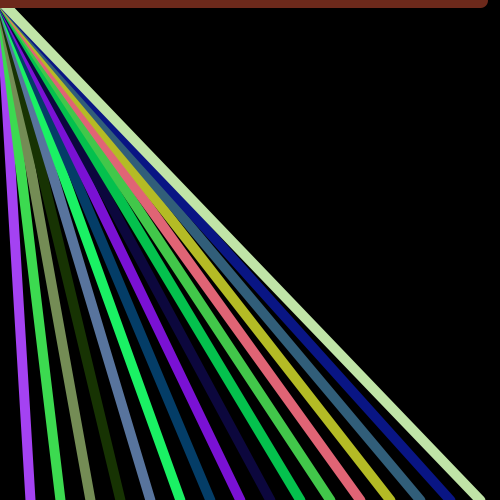
Frame 1 (no input)
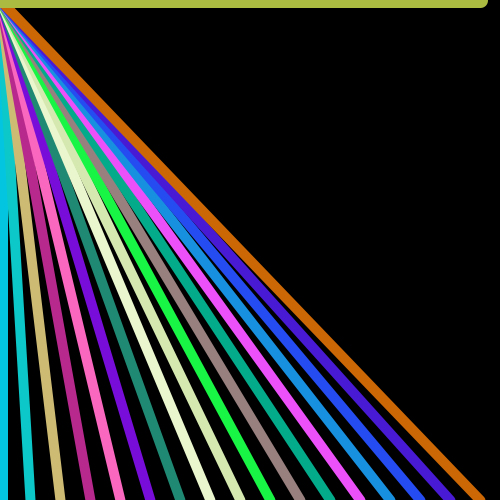
Frame 60 (the mouse pressed at the canvas centre just before this capture)
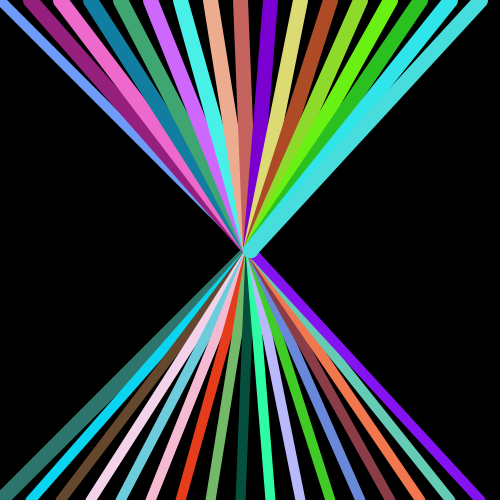
Frame 120 (the mouse held since frame 60 and released just before this capture)

The Processing sketch that drew these frames (run headless with seeded random() and noise(); from frame 60 on, the mouse is pressed at the canvas centre):

// Processing sketch: Stripes__For_loop
// ── Stripes__For_loop.pde

void setup (){
  size(500,500);
  background(0);
}

void draw (){
  background (0);
  for (int x=0; x<=width;x+=30){
    line(mouseX,mouseY,x,height);
    stroke(random(255),random(255),random(255));
    strokeWeight(10);
  }
  
//  for (int x=0; x<=height;x+=20){
 //   line(mouseY,mouseX,width,x);
 //   stroke(random(255),random(255),random(255));
 // }
  
  for (int x=0; x<=width;x+=30){
    line(mouseX,mouseY,x,0);
    stroke(random(255),random(255),random(255));
    strokeWeight(15);
  }

}
